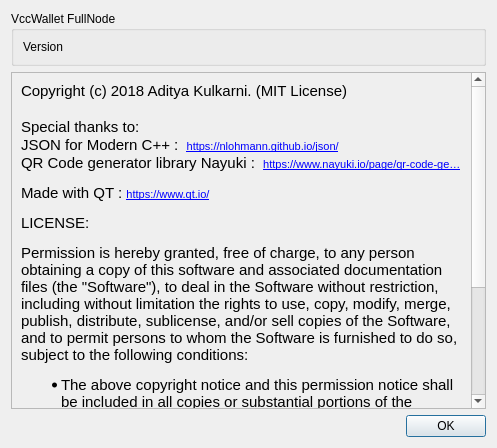
<?xml version="1.0" encoding="UTF-8"?>
<ui version="4.0">
 <class>about</class>
 <widget class="QDialog" name="about">
  <property name="geometry">
   <rect>
    <x>0</x>
    <y>0</y>
    <width>497</width>
    <height>448</height>
   </rect>
  </property>
  <property name="windowTitle">
   <string>About</string>
  </property>
  <layout class="QVBoxLayout" name="verticalLayout">
   <item>
    <widget class="QGroupBox" name="groupBox">
     <property name="title">
      <string notr="true">VccWallet FullNode</string>
     </property>
     <layout class="QVBoxLayout" name="verticalLayout_2">
      <item>
       <widget class="QLabel" name="versionLabel">
        <property name="text">
         <string notr="true">Version</string>
        </property>
       </widget>
      </item>
     </layout>
    </widget>
   </item>
   <item>
    <widget class="QScrollArea" name="scrollArea">
     <property name="widgetResizable">
      <bool>true</bool>
     </property>
     <widget class="QWidget" name="scrollAreaWidgetContents">
      <property name="geometry">
       <rect>
        <x>0</x>
        <y>0</y>
        <width>463</width>
        <height>517</height>
       </rect>
      </property>
      <layout class="QVBoxLayout" name="verticalLayout_3">
       <item>
        <widget class="QLabel" name="label">
         <property name="text">
          <string notr="true">&lt;!DOCTYPE HTML PUBLIC &quot;-//W3C//DTD HTML 4.0//EN&quot; &quot;http://www.w3.org/TR/REC-html40/strict.dtd&quot;&gt;
&lt;html&gt;&lt;head&gt;&lt;meta name=&quot;qrichtext&quot; content=&quot;1&quot; /&gt;&lt;style type=&quot;text/css&quot;&gt;
p, li { white-space: pre-wrap; }
&lt;/style&gt;&lt;/head&gt;&lt;body style=&quot; font-family:'MS Shell Dlg 2'; font-size:8.1pt; font-weight:400; font-style:normal;&quot;&gt;
&lt;p style=&quot; margin-top:0px; margin-bottom:0px; margin-left:0px; margin-right:0px; -qt-block-indent:0; text-indent:0px;&quot;&gt;&lt;span style=&quot; font-family:'Ubuntu'; font-size:11pt;&quot;&gt;Copyright (c) 2018 Aditya Kulkarni. (MIT License)&lt;/span&gt;&lt;/p&gt;
&lt;p style=&quot;-qt-paragraph-type:empty; margin-top:0px; margin-bottom:0px; margin-left:0px; margin-right:0px; -qt-block-indent:0; text-indent:0px; font-family:'Ubuntu'; font-size:11pt;&quot;&gt;&lt;br /&gt;&lt;/p&gt;
&lt;p style=&quot; margin-top:0px; margin-bottom:0px; margin-left:0px; margin-right:0px; -qt-block-indent:0; text-indent:0px;&quot;&gt;&lt;span style=&quot; font-family:'Ubuntu'; font-size:11pt;&quot;&gt;Special thanks to:&lt;/span&gt;&lt;/p&gt;
&lt;p style=&quot; margin-top:0px; margin-bottom:0px; margin-left:0px; margin-right:0px; -qt-block-indent:0; text-indent:0px;&quot;&gt;&lt;span style=&quot; font-family:'Ubuntu'; font-size:11pt;&quot;&gt;JSON for Modern C++ :  &lt;/span&gt;&lt;a href=&quot;https://nlohmann.github.io/json/&quot;&gt;&lt;span style=&quot; font-size:8pt; text-decoration: underline; color:#0000ff;&quot;&gt;https://nlohmann.github.io/json/&lt;/span&gt;&lt;/a&gt;&lt;/p&gt;
&lt;p style=&quot; margin-top:0px; margin-bottom:0px; margin-left:0px; margin-right:0px; -qt-block-indent:0; text-indent:0px;&quot;&gt;&lt;span style=&quot; font-family:'Ubuntu'; font-size:11pt;&quot;&gt;QR Code generator library Nayuki :  &lt;/span&gt;&lt;a href=&quot;https://www.nayuki.io/page/qr-code-generator-library&quot;&gt;&lt;span style=&quot; font-size:8pt; text-decoration: underline; color:#0000ff;&quot;&gt;https://www.nayuki.io/page/qr-code-ge…&lt;/span&gt;&lt;/a&gt;&lt;/p&gt;
&lt;p style=&quot; margin-top:12px; margin-bottom:12px; margin-left:0px; margin-right:0px; -qt-block-indent:0; text-indent:0px;&quot;&gt;&lt;span style=&quot; font-family:'Ubuntu'; font-size:11pt;&quot;&gt;Made with QT : &lt;/span&gt;&lt;a href=&quot;https://www.qt.io/&quot;&gt;&lt;span style=&quot; font-size:8pt; text-decoration: underline; color:#0000ff;&quot;&gt;https://www.qt.io/&lt;/span&gt;&lt;/a&gt;&lt;/p&gt;
&lt;p style=&quot; margin-top:12px; margin-bottom:12px; margin-left:0px; margin-right:0px; -qt-block-indent:0; text-indent:0px;&quot;&gt;&lt;span style=&quot; font-family:'Ubuntu'; font-size:11pt;&quot;&gt;LICENSE:&lt;/span&gt;&lt;/p&gt;
&lt;p style=&quot; margin-top:12px; margin-bottom:12px; margin-left:0px; margin-right:0px; -qt-block-indent:0; text-indent:0px;&quot;&gt;&lt;span style=&quot; font-family:'Ubuntu'; font-size:11pt;&quot;&gt;Permission is hereby granted, free of charge, to any person obtaining a copy of this software and associated documentation files (the &amp;quot;Software&amp;quot;), to deal in the Software without restriction, including without limitation the rights to use, copy, modify, merge, publish, distribute, sublicense, and/or sell copies of the Software, and to permit persons to whom the Software is furnished to do so, subject to the following conditions:&lt;/span&gt;&lt;/p&gt;
&lt;ul style=&quot;margin-top: 0px; margin-bottom: 0px; margin-left: 0px; margin-right: 0px; -qt-list-indent: 1;&quot;&gt;&lt;li style=&quot; font-family:'Ubuntu'; font-size:11pt;&quot; style=&quot; margin-top:12px; margin-bottom:12px; margin-left:0px; margin-right:0px; -qt-block-indent:0; text-indent:0px;&quot;&gt;The above copyright notice and this permission notice shall be included in all copies or substantial portions of the Software.&lt;/li&gt;
&lt;li style=&quot; font-family:'Ubuntu'; font-size:11pt;&quot; style=&quot; margin-top:12px; margin-bottom:12px; margin-left:0px; margin-right:0px; -qt-block-indent:0; text-indent:0px;&quot;&gt;The Software is provided &amp;quot;as is&amp;quot;, without warranty of any kind, express or implied, including but not limited to the warranties of merchantability, fitness for a particular purpose and noninfringement. In no event shall the authors or copyright holders be liable for any claim, damages or other liability, whether in an action of contract, tort or otherwise, arising from, out of or in connection with the Software or the use or other dealings in the Software.&lt;/li&gt;&lt;/ul&gt;&lt;/body&gt;&lt;/html&gt;</string>
         </property>
         <property name="wordWrap">
          <bool>true</bool>
         </property>
         <property name="openExternalLinks">
          <bool>true</bool>
         </property>
         <property name="textInteractionFlags">
          <set>Qt::LinksAccessibleByMouse</set>
         </property>
        </widget>
       </item>
      </layout>
     </widget>
    </widget>
   </item>
   <item>
    <widget class="QDialogButtonBox" name="buttonBox">
     <property name="orientation">
      <enum>Qt::Horizontal</enum>
     </property>
     <property name="standardButtons">
      <set>QDialogButtonBox::Ok</set>
     </property>
    </widget>
   </item>
  </layout>
 </widget>
 <resources/>
 <connections>
  <connection>
   <sender>buttonBox</sender>
   <signal>accepted()</signal>
   <receiver>about</receiver>
   <slot>accept()</slot>
   <hints>
    <hint type="sourcelabel">
     <x>248</x>
     <y>254</y>
    </hint>
    <hint type="destinationlabel">
     <x>157</x>
     <y>274</y>
    </hint>
   </hints>
  </connection>
  <connection>
   <sender>buttonBox</sender>
   <signal>rejected()</signal>
   <receiver>about</receiver>
   <slot>reject()</slot>
   <hints>
    <hint type="sourcelabel">
     <x>316</x>
     <y>260</y>
    </hint>
    <hint type="destinationlabel">
     <x>286</x>
     <y>274</y>
    </hint>
   </hints>
  </connection>
 </connections>
</ui>
